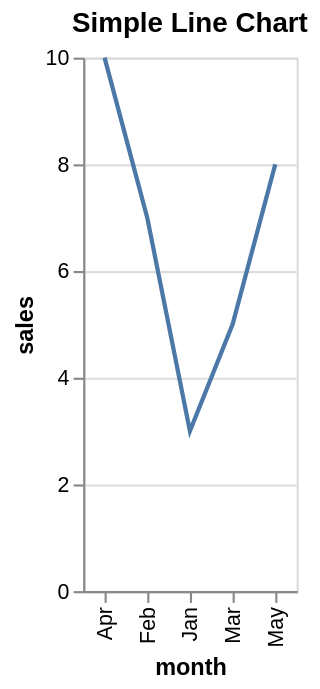

Describe this chart as a Vega-Lite specification.
### Vega-Lite specification from a JSON file in a GitHub repository (floating-point values rounded to 4 significant figures)
{"$schema": "https://vega.github.io/schema/vega-lite/v5.20.1.json", "config": {"view": {"continuousHeight": 300, "continuousWidth": 300}}, "data": {"name": "data-da9a454df0df8e8c843a0e21b04bad6c"}, "datasets": {"data-da9a454df0df8e8c843a0e21b04bad6c": [{"category": "A", "month": "Jan", "sales": 3, "value": 10}, {"category": "B", "month": "Feb", "sales": 7, "value": 15}, {"category": "C", "month": "Mar", "sales": 5, "value": 8}, {"category": "D", "month": "Apr", "sales": 10, "value": 20}, {"category": "E", "month": "May", "sales": 8, "value": 25}]}, "encoding": {"x": {"field": "month", "type": "nominal"}, "y": {"field": "sales", "type": "quantitative"}}, "height": 250, "mark": {"type": "line"}, "title": "Simple Line Chart", "width": "container"}
